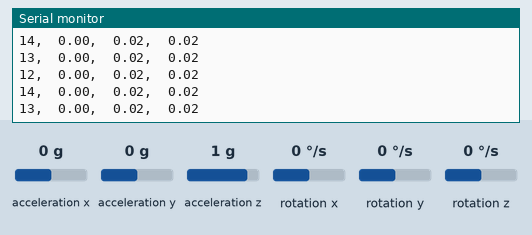
Bench run of a sketch on a simulated Arduino Uno, built with avr-gcc and run on an emulated ATmega328P. On the bench: the last lines printed to the serial monitor. Wiring (inferred from the names in the program): ADXL345 accelerometer at I2C address 0x53; ITG-3200 gyroscope at I2C address 0x69. The test bench sets the inputs (shaded band); at power-on: acceleration x 0 g, rotation x 0 °/s, acceleration z 1 g, acceleration y 0 g, rotation y 0 °/s, rotation z 0 °/s.

Above: at 1.2 s.
1.3 s: acceleration x set to -0.2 g
At 1.8 s:
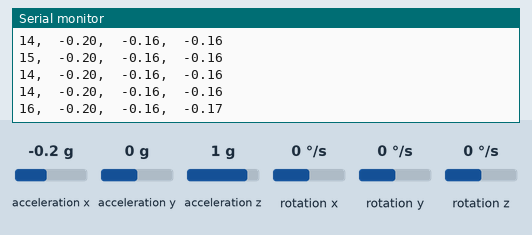
4.3 s: rotation x set to 100 °/s
At 5.1 s:
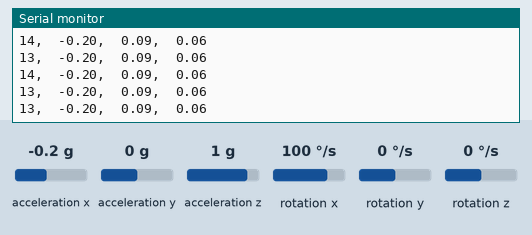
7.3 s: acceleration z set to 0 g
At 7.9 s:
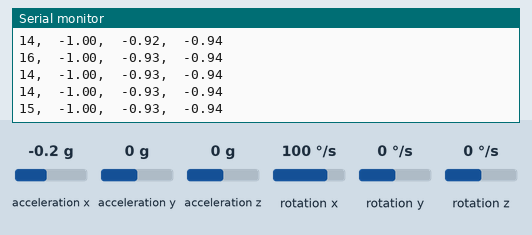
10.3 s: acceleration x set to 0 g
At 10.8 s:
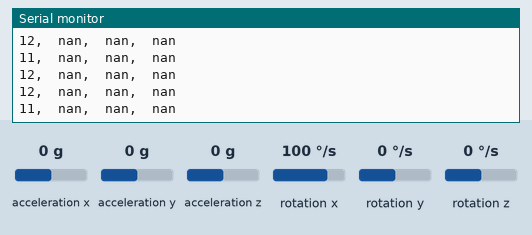
11.8 s: acceleration y set to -1.4 g
At 12.9 s:
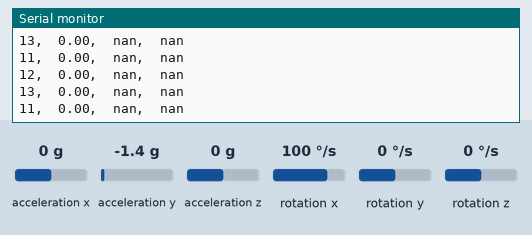
13.3 s: acceleration y set to 0 g
At 13.9 s:
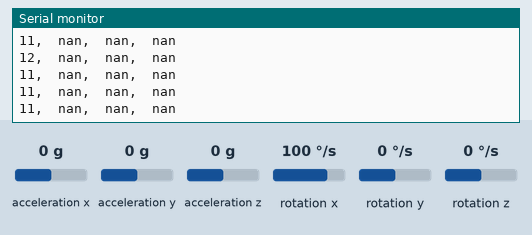
Timing chart, 0 to 16.3 s (numbered marks = the images above; inputs shaded):
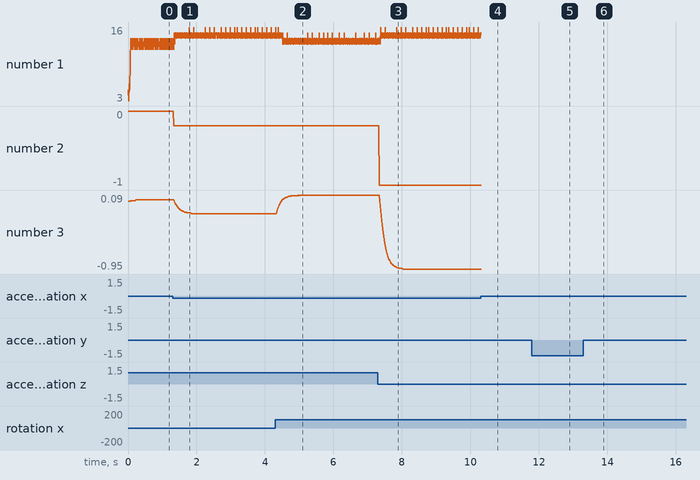

The sketch:

IMU_filtro_comp.ino
```cpp
#include <Wire.h> // I2C library, gyroscope

// Accelerometer ADXL345
#define ACC (0x53)    //ADXL345 ACC address
#define A_TO_READ (6)        //num of bytes we are going to read each time (two bytes for each axis)


// Gyroscope ITG3200
#define GYRO 0x69 // gyro address, binary = 11101001 when AD0 is connected to Vcc (see schematics of your breakout board)
#define G_SMPLRT_DIV 0x15
#define G_DLPF_FS 0x16
#define G_INT_CFG 0x17
#define G_PWR_MGM 0x3E

#define G_TO_READ 8 // 2 bytes for each axis x, y, z

// offsets are chip specific.
int g_offx = 120;
int g_offy = 20;
int g_offz = 93;

char str[512];


boolean firstSample = true;

float RwAcc[3];     //projection of normalized gravitation force vector on x/y/z axis, as measured by accelerometer
float Gyro_ds[3];   //Gyro readings
float RwGyro[3];    //Rw obtained from last estimated value and gyro movement
float Awz[2];       //angles between projection of R on XZ/YZ plane and Z axis (deg)
float RwEst[3];

int lastTime = 0;
int interval = 0;
float wGyro = 10.0;

void initAcc() {
  //Turning on the ADXL345
  writeTo(ACC, 0x2D, 0);
  writeTo(ACC, 0x2D, 16);
  writeTo(ACC, 0x2D, 8);
  //by default the device is in +-2g range reading
}

void getAccelerometerData(int * result) {
  int regAddress = 0x32;    //first axis-acceleration-data register on the ADXL345
  byte buff[A_TO_READ];

  readFrom(ACC, regAddress, A_TO_READ, buff); //read the acceleration data from the ADXL345

  //each axis reading comes in 10 bit resolution, ie 2 bytes.  Least Significat Byte first!!
  //thus we are converting both bytes in to one int
  result[0] = (((int)buff[1]) << 8) | buff[0];
  result[1] = (((int)buff[3]) << 8) | buff[2];
  result[2] = (((int)buff[5]) << 8) | buff[4];
}

void rawAccToG(int * raw, float * RwAcc) {
  RwAcc[0] = ((float) raw[0]) / 256.0;
  RwAcc[1] = ((float) raw[1]) / 256.0;
  RwAcc[2] = ((float) raw[2]) / 256.0;
}

//initializes the gyroscope
void initGyro()
{
  /*****************************************
  * ITG 3200
  * power management set to:
  * clock select = internal oscillator
  *     no reset, no sleep mode
  *   no standby mode
  * sample rate to = 125Hz
  * parameter to +/- 2000 degrees/sec
  * low pass filter = 5Hz
  * no interrupt
  ******************************************/
  writeTo(GYRO, G_PWR_MGM, 0x00);
  writeTo(GYRO, G_SMPLRT_DIV, 0x07); // EB, 50, 80, 7F, DE, 23, 20, FF
  writeTo(GYRO, G_DLPF_FS, 0x1E); // +/- 2000 dgrs/sec, 1KHz, 1E, 19
  writeTo(GYRO, G_INT_CFG, 0x00);
}


void getGyroscopeData(int *result)
{
  /**************************************
  Gyro ITG-3200 I2C
  registers:
  temp MSB = 1B, temp LSB = 1C
  x axis MSB = 1D, x axis LSB = 1E
  y axis MSB = 1F, y axis LSB = 20
  z axis MSB = 21, z axis LSB = 22
  *************************************/

  int regAddress = 0x1B;
  int temp, x, y, z;
  byte buff[G_TO_READ];

  readFrom(GYRO, regAddress, G_TO_READ, buff); //read the gyro data from the ITG3200

  result[0] = ((buff[2] << 8) | buff[3]) + g_offx;
  result[1] = ((buff[4] << 8) | buff[5]) + g_offy;
  result[2] = ((buff[6] << 8) | buff[7]) + g_offz;
  result[3] =  (buff[0] << 8) | buff[1]; // temperature
}


// convert raw readings to degrees/sec
void rawGyroToDegsec(int *raw, float *gyro_ds) {
  gyro_ds[0] = ((float) raw[0]) / 14.375;
  gyro_ds[1] = ((float) raw[1]) / 14.375;
  gyro_ds[2] = ((float) raw[2]) / 14.375;
}


void normalize3DVec(float *vector) {
  float R;
  R = sqrt(vector[0]*vector[0] + vector[1]*vector[1] + vector[2]*vector[2]);
  vector[0] /= R;
  vector[1] /= R;
  vector[2] /= R;
}


float squared(float x){
  return x*x;
}


void getInclination() {
  int w = 0;
  float tmpf = 0.0;
  int currentTime, signRzGyro;


  currentTime = millis();
  interval = currentTime - lastTime;
  lastTime = currentTime;

  if (firstSample) { // the NaN check is used to wait for good data from the Arduino
    for(w=0;w<=2;w++) {
      RwEst[w] = RwAcc[w];    //initialize with accelerometer readings
    }
  }
  else{
    //evaluate RwGyro vector
    if(abs(RwEst[2]) < 0.1) {
      //Rz is too small and because it is used as reference for computing Axz, Ayz it's error fluctuations will amplify leading to bad results
      //in this case skip the gyro data and just use previous estimate
      for(w=0;w<=2;w++) {
        RwGyro[w] = RwEst[w];
      }
    }
    else {
      //get angles between projection of R on ZX/ZY plane and Z axis, based on last RwEst
      for(w=0;w<=1;w++){
        tmpf = Gyro_ds[w];                              //get current gyro rate in deg/s
        tmpf *= interval / 1000.0f;                     //tmpf = tmpf*(interval/1000.0f); get angle change in deg (tambien convierte millis a segundos)
        Awz[w] = atan2(RwEst[w],RwEst[2]) * 180/PI;     //get angle and convert to deg
        Awz[w] += tmpf;                                 //Awz[w]=Awz[w]+tmpf;  get updated angle according to gyro movement
      }

      //estimate sign of RzGyro by looking in what quadrant the angle Axz is,
      //RzGyro is positive if  Axz in range -90 ..90 => cos(Awz) >= 0
      signRzGyro = ( cos(Awz[0] * PI / 180) >=0 ) ? 1 : -1;

      //reverse calculation of RwGyro from Awz angles, for formulas deductions see  http://starlino.com/imu_guide.html
      for(w=0;w<=1;w++){
        RwGyro[0] = sin(Awz[0] * PI / 180);
        RwGyro[0] /= sqrt( 1 + squared(cos(Awz[0] * PI / 180)) * squared(tan(Awz[1] * PI / 180)) );
        RwGyro[1] = sin(Awz[1] * PI / 180);
        RwGyro[1] /= sqrt( 1 + squared(cos(Awz[1] * PI / 180)) * squared(tan(Awz[0] * PI / 180)) );
      }
      RwGyro[2] = signRzGyro * sqrt(1 - squared(RwGyro[0]) - squared(RwGyro[1]));
    }

    //combine Accelerometer and gyro readings
    for(w=0;w<=2;w++) RwEst[w] = (RwAcc[w] + wGyro * RwGyro[w]) / (1 + wGyro);

    normalize3DVec(RwEst);
  }

  firstSample = false;
}


void setup()
{
  Serial.begin(19200);
  Wire.begin();
  initAcc();
  initGyro();
}


void loop()
{
  if(!Serial.available()) {
    int acc[3];
    int gyro[4];

    getAccelerometerData(acc);
    rawAccToG(acc, RwAcc);
    normalize3DVec(RwAcc);

    getGyroscopeData(gyro);
    rawGyroToDegsec(gyro, Gyro_ds);

    getInclination();

    Serial.print(interval);  //microseconds since last sample, please note that printing more data will increase interval
    Serial.print(",  ");
    Serial.print(RwAcc[0]);  //Inclination X axis (as measured by accelerometer)
    Serial.print(",  ");
    Serial.print(RwGyro[0]);  //Inclination X axis (calculado a partir del giroscopio)
    Serial.print(",  ");
    Serial.print(RwEst[0]);  //Inclination X axis (estimated / filtered)
    Serial.println("");


    //sprintf(str, "%d,%d,%d,%d,%d,%d,", acc[0], acc[1], acc[2], gyro[0], gyro[1], gyro[2]);
    //Serial.print(str);
    //Serial.print(10, BYTE);
	/*
    serialPrintFloatArr(RwAcc, 3);    //Valor del acelerometro en g
    serialPrintFloatArr(Gyro_ds, 3);  //valor del giro en grados/seg
    serialPrintFloatArr(RwGyro, 3);
    serialPrintFloatArr(Awz, 2);
    serialPrintFloatArr(RwEst, 3);    // Rw estimada por la combinacion de RwAcc y RwGyro
    Serial.println();
	*/
    //Serial.print(10, BYTE);
    //delay(50);
  }
}

void serialPrintFloatArr(float *arr, int length) {
  for(int i=0; i<length; i++) {
    serialFloatPrint(arr[i]);
    Serial.print(",");
  }
}


void serialFloatPrint(float f) {
  byte *b = (byte *) &f;
  Serial.print("f:");
  for(int i=0; i<4; i++) {

    byte b1 = (b[i] >> 4) & 0x0f;
    byte b2 = (b[i] & 0x0f);

    char c1 = (b1 < 10) ? ('0' + b1) : 'A' + b1 - 10;
    char c2 = (b2 < 10) ? ('0' + b2) : 'A' + b2 - 10;

    Serial.print(c1);
    Serial.print(c2);
  }
}


//---------------- Functions
//Writes val to address register on ACC
void writeTo(int DEVICE, byte address, byte val) {
   Wire.beginTransmission(DEVICE);  //start transmission to ACC
   Wire.write(address);             //send register address
   Wire.write(val);                 //send value to write
   Wire.endTransmission();          //end transmission
}


//reads num bytes starting from address register on ACC in to buff array
void readFrom(int DEVICE, byte address, int num, byte buff[]) {
  Wire.beginTransmission(DEVICE);   //start transmission to ACC
  Wire.write(address);              //sends address to read from
  Wire.endTransmission();           //end transmission

  Wire.beginTransmission(DEVICE);   //start transmission to ACC
  Wire.requestFrom(DEVICE, num);    //request 6 bytes from ACC

  int i = 0;
  while(Wire.available())           //ACC may send less than requested (abnormal)
  {
    buff[i] = Wire.read();          //receive a byte
    i++;
  }
  Wire.endTransmission();           //end transmission
}
```

Measured:
- after the input at 1.3 s, the serial monitor: prints a new line at once (image 1)
- after the input at 4.3 s, the serial monitor: prints a new line at once (image 2)
- after the input at 7.3 s, the serial monitor: prints a new line at once (image 3)
- after the input at 10.3 s, the serial monitor: prints a new line at once (image 4)
- after the input at 11.8 s, the serial monitor: prints a new line at once (image 5)
- plotted number 2: 0 → -0.2 after the input at 1.3 s, -0.2 → -1 after the input at 7.3 s
- plotted number 3: 0.02 → -0.17 after the input at 1.3 s, -0.17 → 0.09 after the input at 4.3 s, 0.09 → -0.95 after the input at 7.3 s
